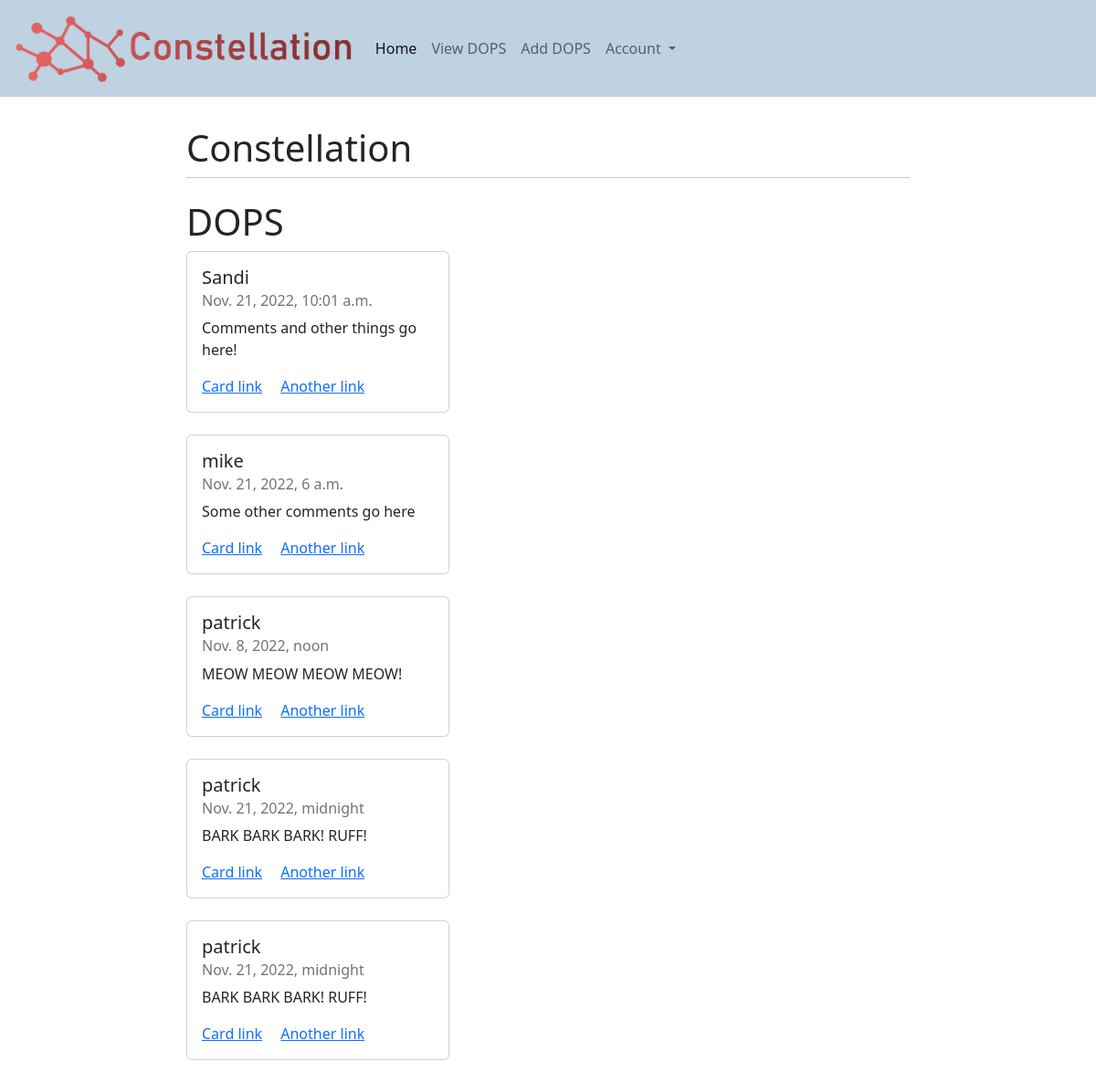
The app's page /dopsview with its own data.
### milestonetracker/models.py (models this page shows, shortened)
class dops(models.Model):
    dops_date = models.DateTimeField('DOPS Date')
    mentor = models.ForeignKey(User, blank=True, null=True, on_delete=models.SET_NULL)
    msnumber = models.IntegerField ('Milestone Number')
    comments = models.TextField(blank=True)

### milestonetracker/views.py (the view)
# urls.py: path('dopsview', views.dopsview, name="dopsview"),
def dopsview(request):
    dopsview = dops.objects.all()
    return render(request, 'milestonetracker/dopsview.html',
        {'dopsview': dopsview})

### milestonetracker/templates/milestonetracker/dopsview.html
{% extends 'milestonetracker/base.html' %}
{% block content %}
<h1>DOPS</h1>
{% for dops in dopsview %}
<div class="card" style="width: 18rem;">
    <div class="card-body">
      <h5 class="card-title">{{ dops.mentor }}</h5>
      <h6 class="card-subtitle mb-2 text-muted">{{ dops.dops_date }}</h6>
      <p class="card-text">{{ dops.comments }}</p>
      <a href="#" class="card-link">Card link</a>
      <a href="#" class="card-link">Another link</a>
    </div>
</div>
<br/>
{% endfor %}
{% endblock %}

### records on screen
dops: mentor "Sandi", dops_date "Nov. 21, 2022, 10:01 a.m.", comments "Comments and other things go here!"
dops: mentor "mike", dops_date "Nov. 21, 2022, 6 a.m.", comments "Some other comments go here"
dops: mentor "patrick", dops_date "Nov. 8, 2022, noon", comments "MEOW MEOW MEOW MEOW!"
dops: mentor "patrick", dops_date "Nov. 21, 2022, midnight", comments "BARK BARK BARK! RUFF!"
dops: mentor "patrick", dops_date "Nov. 21, 2022, midnight", comments "BARK BARK BARK! RUFF!"
